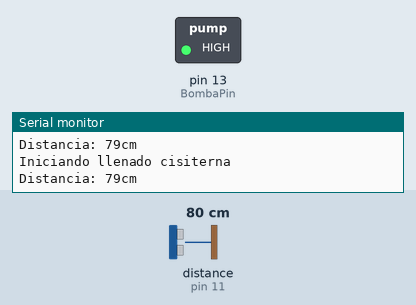
Simulated run of this sketch. Board: Arduino Uno, built with avr-gcc and run on an emulated ATmega328P. On the bench: switched loads named in the sketch (green lamp = pin HIGH), the last lines printed to the serial monitor. Wiring (inferred from the names in the program): ultrasonic range finder: trigger pin 12; echo pin 11. The test bench sets the inputs (shaded band); at power-on: distance to the obstacle (sensor on pin 11) 80 cm. The echo pulse lasts 58.3 µs per cm; pins used as bus, display or sensor lines are not drawn.

Above: at 1.8 s.
1.9 s: distance to the obstacle (sensor on pin 11) set to 7 cm
4.2 s: distance to the obstacle (sensor on pin 11) set to 4 cm
At 6.6 s:
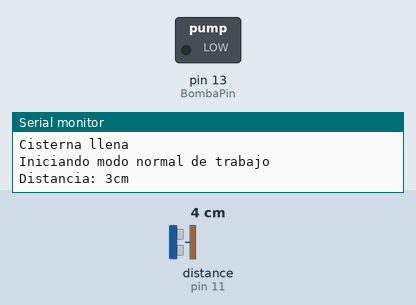
Timing chart, 0 to 8.1 s (numbered marks = the images above; inputs shaded):
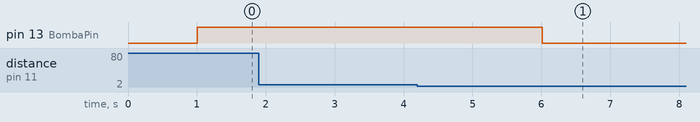

The sketch:

Control_Nivel_Ultrasonico.ino
```cpp
// Menejo basico de sensor ultrasonico
const int EchoPin = 11;
const int TriggerPin = 12;
const int BombaPin = 13;
const int Maximo = 4; //Adaptar el valor de esta constante para el caso particular en que se aplique
const int Minimo = 8; //Idem linea anterior
int Nivel = 30; //Condicion inical, tanque vacio, valor se adapta al caso particular en que se aplique

void setup() {
  Serial.begin(9600);
  pinMode(BombaPin, OUTPUT);
  pinMode(TriggerPin, OUTPUT);
  pinMode(EchoPin, INPUT);
  digitalWrite(BombaPin, LOW); //Inicia el sistema cono la Bomba apagada
  //Ejecuta la condicion inicial: El sistema cuando inicia, supone cisterna vacia
  //Entonces encendera la cisterna hasta llenarla, luego ingresa en modo trabajo normal
  while (Nivel > Maximo){
    int cm = ping(TriggerPin, EchoPin); // La variable "cm" guarda el valor del nivel en cm
    Serial.print("Distancia: ");
    Serial.print(cm);
    Serial.println("cm");
    Nivel = cm;
    delay(1000);
    digitalWrite(BombaPin, HIGH); //Enciende la bomba
    Serial.println("Iniciando llenado cisiterna");
    }
    digitalWrite(BombaPin, LOW);
    Serial.println("Cisterna llena");
    Serial.println("Iniciando modo normal de trabajo");
}

void loop() {
  int cm = ping(TriggerPin, EchoPin); // La variable "cm" guarda el valor del nivel en cm
      Serial.print("Distancia: ");
      Serial.print(cm);
      Serial.println("cm");
      Nivel = cm;
      delay(1000);
      //Mientras el nivel se encuentre entre el maximo y el minimo mantiene bomba apagada
  while ((Nivel < Minimo)&&(Nivel > Maximo)){
      int cm = ping(TriggerPin, EchoPin); // La variable "cm" guarda el valor del nivel en cm
      Serial.print("Distancia: ");
      Serial.print(cm);
      Serial.println("cm");
      Nivel = cm;
      digitalWrite(BombaPin, LOW);  //Apaga la bomba si el nivel supera el Maximo ó si el nivel
                                    // se encutra en el minimo y el maximo
      Serial.println("Bomba Apagada");
      delay(1000);
      }
      Nivel = cm;
      delay(500);
  if (Nivel > Minimo) {
    do {
    Serial.println("Reponer nivel de cisterna");
    int cm = ping(TriggerPin, EchoPin); // La variable "cm" guarda el valor del nivel en cm
    Serial.print("Distancia: ");
    Serial.print(cm);
    Serial.println("cm");
    Nivel = cm;
    digitalWrite(BombaPin, HIGH); // Enciende la bomba para que se llene la cisterna
    Serial.println("Bomba Encendida");
    delay(1000);
    } while (Nivel > Maximo);
  }
}
// Se crea el objeto "ping" para medir la distancia usando las caracteristicas del sensor ultrasonico
int ping(int TriggerPin, int EchoPin) {
  long duration, distanceCm;

  digitalWrite(TriggerPin, LOW);  //para generar un pulso limpio ponemos a LOW 4us
  delayMicroseconds(4);
  digitalWrite(TriggerPin, HIGH);  //generamos Trigger (disparo) de 10us
  delayMicroseconds(10);
  digitalWrite(TriggerPin, LOW);

  duration = pulseIn(EchoPin, HIGH);  //medimos el tiempo entre pulsos, en microsegundos

  distanceCm = duration * 10 / 292/ 2;   //convertimos a distancia, en cm
  return distanceCm;
}
```

Measured:
- the behaviour switches between 6 and 5 cm on distance to the obstacle (sensor on pin 11) (found by bisection; images 0 and 1)
- after the input at 4.2 s, pin 13 (BombaPin): HIGH → LOW after 1.8 s
